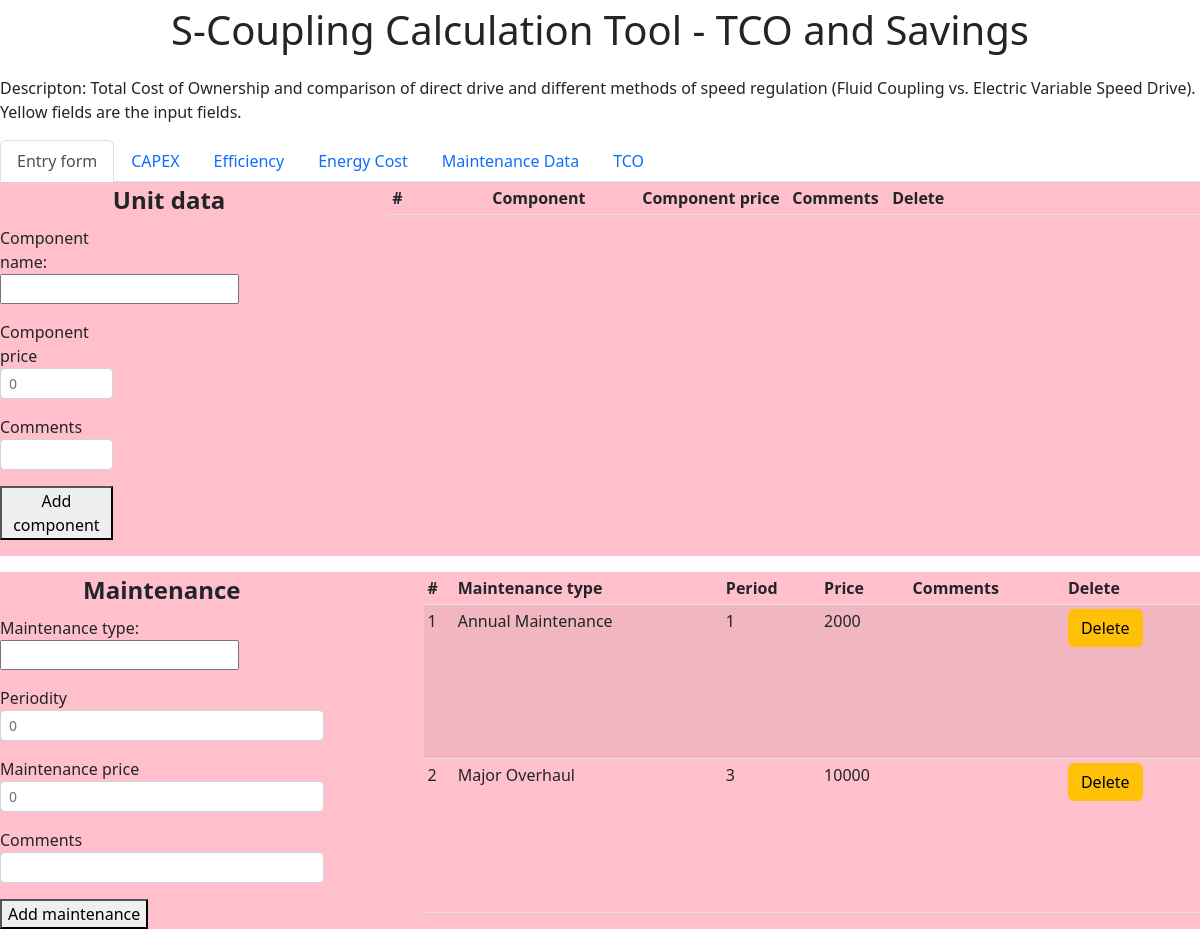
The page /form_page/add_maintenance (upper part) on the database as committed earlier.
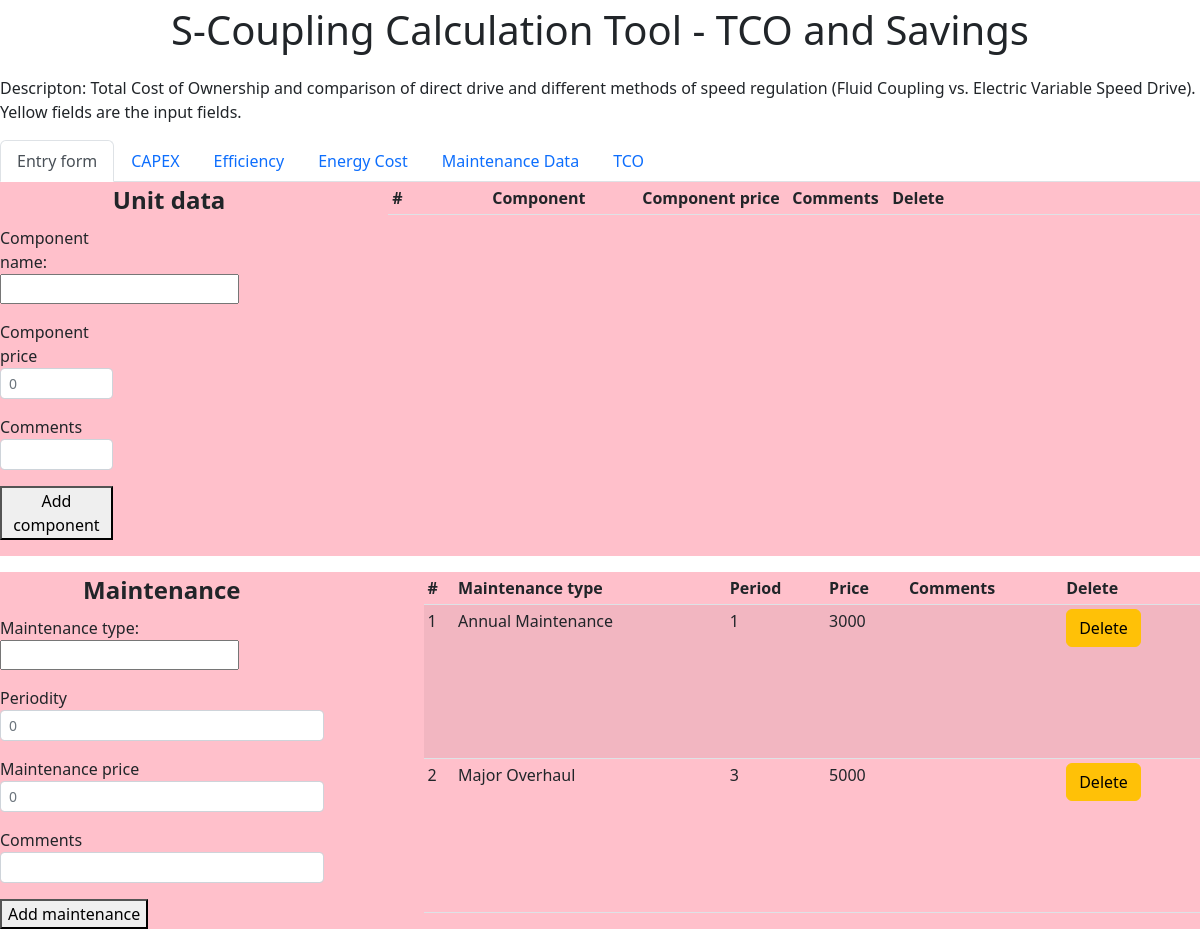
The same page on the database as committed later.
### app.py (models this page shows, shortened)
class Maintenance (db.Model):
    id = db.Column(db.Integer, primary_key=True)
    main_type = db.Column(db.String(30), nullable=False)
    period = db.Column(db.Integer, nullable=False)
    main_price = db.Column(db.Integer, nullable=False)
    main_comments = db.Column(db.String(30), nullable=False)

### app.py (the view)
@app.route('/form_page/add_maintenance', methods=['POST','GET'])
def form_page_add_maintenance():
    maintenances = Maintenance.query.all()
    main_type = 0
    period = 0
    main_price = 0
    main_comments = 0
    if request.method=="POST":
        maintenances = Maintenance.query.all()
        main_type = request.form["main_type"]
        period = request.form["period"]
        main_price = request.form["main_price"]
        main_comments = request.form["main_comments"]
        maintenance=Maintenance(main_type=main_type,period=period,main_price=main_price,main_comments=main_comments)
        try:
            db.session.add(maintenance)
            db.session.commit()
            return redirect(url_for('form_page'))
        except:
            return "При добалении данных произошла ошибка"
    else:
        return render_template('form_page.html', maintenances=maintenances, main_type=main_type,period=period,main_price=main_price,main_comments=main_comments)

### templates/form_page.html (shortened to what the changed rows need)
{% extends 'base.html'%}
{%block body%}
<div class="flex1">
 <table class="table table-striped table-sm">
     <colgroup>
    </colgroup>
          <thead>
            <tr>
              <th scope="col">#</th>
              <th scope="col">Component</th>
                <th scope="col">Component price</th>
                <th scope="col">Comments</th>
                <th scope="col">Delete</th>
                 </tr>
          </thead>
        </table>
</div>
<div class="flex1">
<table class="table table-striped table-sm">
          <thead>
            <tr>
              <th scope="col">#</th>
              <th scope="col">Maintenance type</th>
                <th scope="col">Period</th>
                <th scope="col">Price</th>
                <th scope="col">Comments</th>
                <th scope="col">Delete</th>
                 </tr>
          </thead>
     <tbody>
     {% for j in maintenances %}
            <tr height="15px">
              <td class="counterCell"></td>
              <td>{{j.main_type}}</td>
              <td>{{j.period}}</td>
              <td>{{j.main_price}}</td>
                <td>{{j.main_comments}}</td>
              <td><a class="btn btn-warning" href='/form_page/{{j.id}}/del_man'>Delete</a></td>
            </tr>
     {% endfor %}
          </tbody>
        </table>
</div>
    {%endblock%}

Rows that differ between the two databases and show on the page:
changed Maintenance "Annual Maintenance": main_price "2000" → "3000"
changed Maintenance "Major Overhaul": main_price "10000" → "5000"
